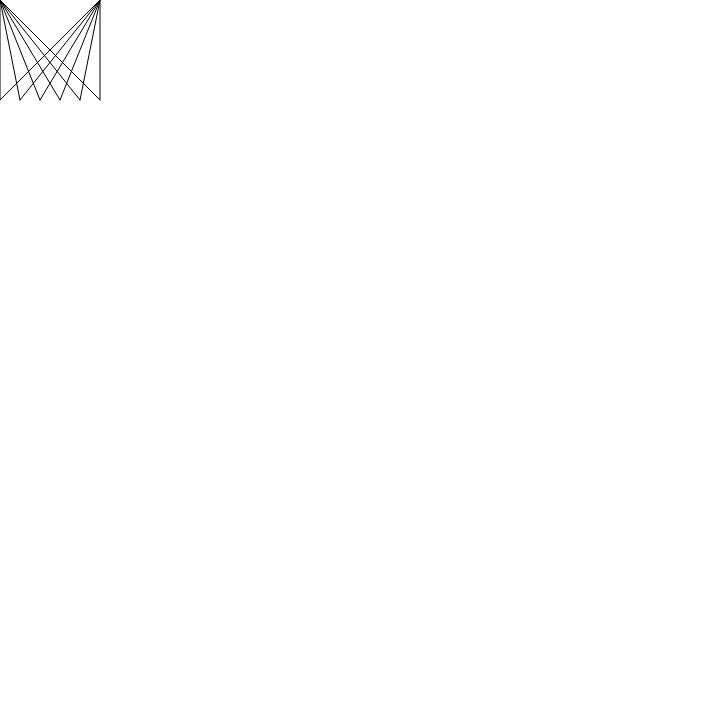
Frame 1 (no input)
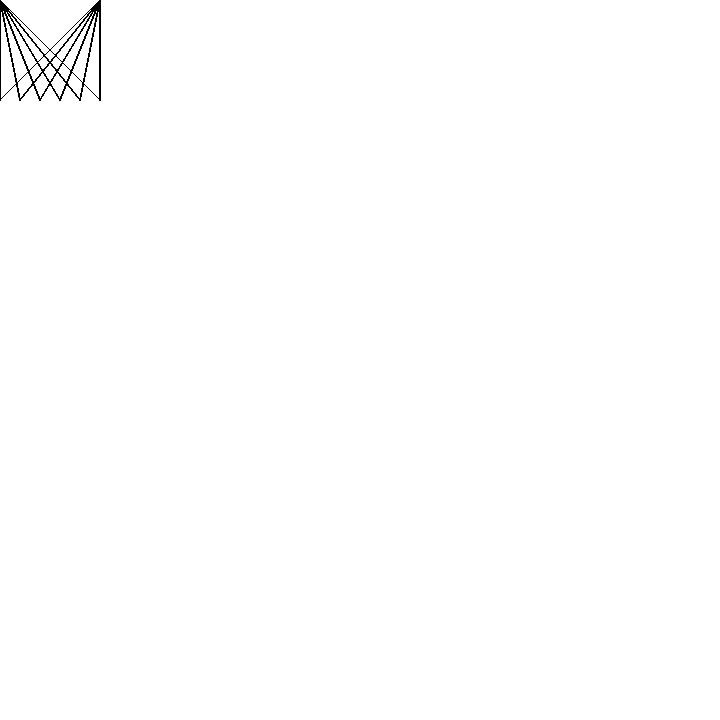
Frame 60 (no input)
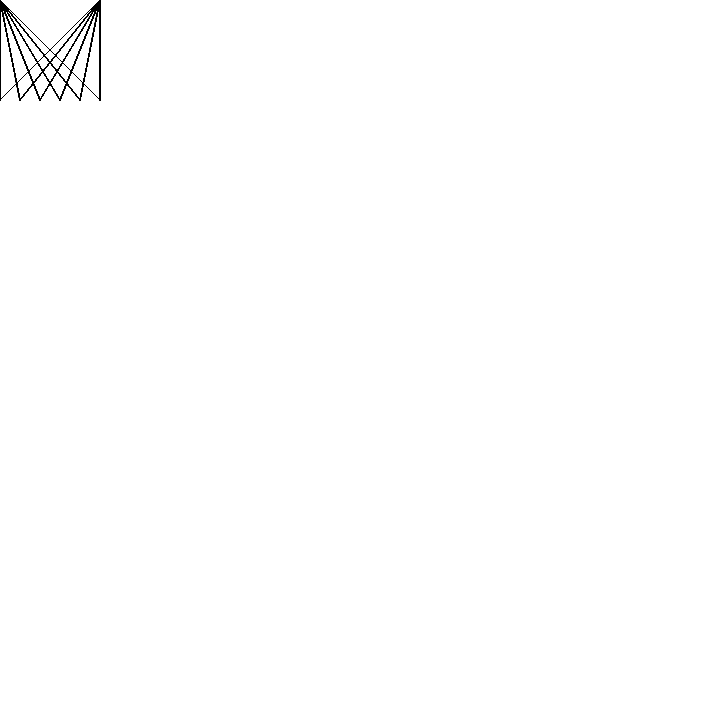
Frame 120 (the mouse pressed at the canvas centre since frame 60)

The p5.js sketch that drew these frames (run headless with seeded random() and noise() and a simulated clock; from frame 60 on, the mouse is pressed at the canvas centre):

// p5.js sketch
// ── sketch.js
function setup() {
  // put setup code here
  createCanvas(720, 720);
  noFill();
  //fill(0);
  //stroke(255);
  console.log("Hello");
}

function draw() {
  // put drawing code here
  console.log("drawing...");
  for (var i = 0; i <= 5; i++) {
    line(0, 0, i*20, 100);
    line(100, 0, i*20, 100);
  }
}
